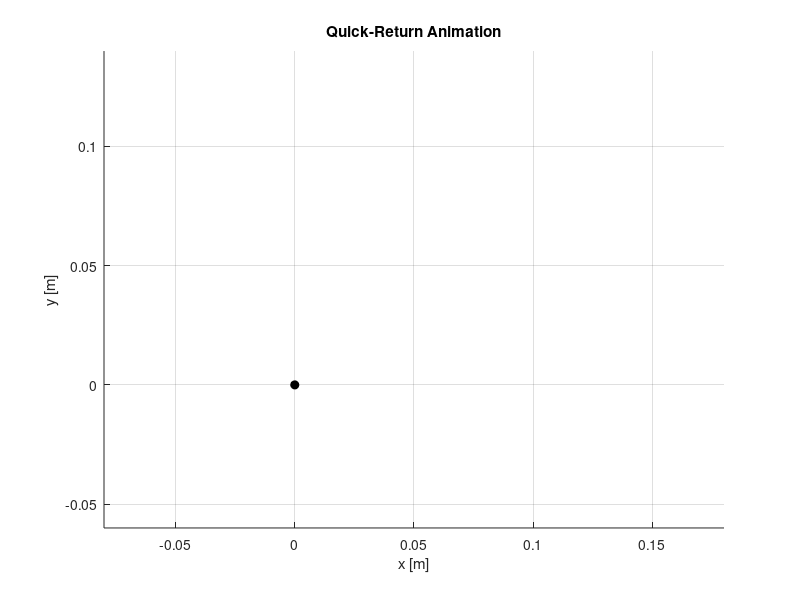

Reproduce this figure in MATLAB. (Note: this script raises an error after producing the figure.)
%% Part II : Symbolic Math for Reciprocating motion 
%            with quick return mechanism + Animation + Graphs

clear; clc; close all;

%% export setting
doVideo = true;         
doGIF   = false;        

videoFile = 'quick_return.avi';
gifFile   = 'quick_return.gif';

%% 1) Geometry
r       = 0.03;      % [m] crank radius  (circle of red pin)
R_scale = 0.025;     % [m/rad] scale for rack displacement (lever angle -> rack x)
L_slot  = 0.14;      % [m] length of yellow lever above pivot

O = [0.00, 0.08];    % crank center
B = [0.00, 0.00];    % FIXED pivot of yellow lever (black pin, on ground)
rack_y = -0.02;      % rack level

N      = 300;                         % number of frames
th_vec = linspace(0, 2*pi, N);        % crank angle

%% 2) Reference angle (theta = 90 deg) for quick-return mapping
theta_top = pi/2;
C_top     = O + r*[cos(theta_top), sin(theta_top)];
phi_top   = atan2(C_top(2)-B(2), C_top(1)-B(1));   % lever angle when crank at top

%% 3) Figure setup (Animation)
figure('Name','Quick-Return Animation','Color','w');
axis equal; hold on; grid on;
xlabel('x [m]'); ylabel('y [m]');
xlim([-0.08 0.18]);
ylim([-0.06 0.14]);
title('Quick-Return Animation');

% graphic objects
h_crank   = plot(NaN,NaN,'Color',[0 0.6 0],'LineWidth',3); % green crank
h_slot    = plot(NaN,NaN,'y-','LineWidth',4);              % yellow lever (slot+gear arm)
h_rack    = plot(NaN,NaN,'Color',[1 0.5 0],'LineWidth',6); % orange rack

h_pinC    = plot(NaN,NaN,'ro','MarkerFaceColor','r');      % red pin
h_pivotB  = plot(B(1),B(2),'ko','MarkerFaceColor','k');    % fixed black pivot

% pathways (history)
C_hist    = nan(N,2);   % red pin path
Tip_hist  = nan(N,2);   % upper yellow tip path
L_hist    = nan(N,2);   % left end of rack path
R_hist    = nan(N,2);   % right end of rack path
Q_hist    = nan(N,2);   % center of rack
phi_hist  = nan(N,1);   % lever angle history
x_rack_hist = nan(N,1); % rack displacement history

h_pathC  = plot(NaN,NaN,'r--','LineWidth',1.5);                  % path of red pin
h_pathY  = plot(NaN,NaN,'y--','LineWidth',1.5);                  % path of yellow tip
h_pathL  = plot(NaN,NaN,'--','Color',[1 0.5 0],'LineWidth',1.2); % path left rack end
h_pathR  = plot(NaN,NaN,'--','Color',[1 0.5 0],'LineWidth',1.2); % path right rack end

rack_len = 0.06;   % half rack length

%% Variable export setting
if doVideo
    vw = VideoWriter(videoFile,'Motion JPEG AVI');  
    vw.FrameRate = 30;
    open(vw);
end

if doGIF && exist(gifFile,'file')
    delete(gifFile);
end

%% 4) Animation loop
for k = 1:N
    theta = th_vec(k);

    %  red pin on green crank 
    C = O + r*[cos(theta), sin(theta)];     % position of red pin

    % lever angle: line from pivot B through C
    phi = atan2(C(2)-B(2), C(1)-B(1));

    %  rack displacement from lever angle (quick-return geometry)
    phi_rel = phi - phi_top;
    x_rack  = R_scale*phi_rel;
    Q       = [x_rack, rack_y];             % rack centre

    Lp = [Q(1) - rack_len, rack_y];         % left end
    Rp = [Q(1) + rack_len, rack_y];         % right end

    %  lower intersection of lever with rack line (gear contact approx.) 
    if abs(sin(phi)) < 1e-6
        H = [B(1), rack_y];
    else
        s_rack = (rack_y - B(2))/sin(phi);  % parameter along lever from pivot
        H      = B + s_rack*[cos(phi), sin(phi)];
    end

    %  upper tip of yellow slot (purely visual) 
    top_slot = B + L_slot*[cos(phi), sin(phi)];

    % store histories (for later graphs)
    C_hist(k,:)      = C;
    Tip_hist(k,:)    = top_slot;
    L_hist(k,:)      = Lp;
    R_hist(k,:)      = Rp;
    Q_hist(k,:)      = Q;
    phi_hist(k)      = phi;
    x_rack_hist(k)   = x_rack;

    %% update drawings
    % crank
    set(h_crank,'XData',[O(1) C(1)], 'YData',[O(2) C(2)]);

    % yellow lever from lower contact H up through pivot B to top_slot
    set(h_slot,'XData',[H(1) B(1) top_slot(1)], ...
               'YData',[H(2) B(2) top_slot(2)]);

    % rack (solid)
    set(h_rack,'XData',[Q(1)-rack_len, Q(1)+rack_len], ...
               'YData',[rack_y rack_y]);

    % markers
    set(h_pinC, 'XData',C(1),'YData',C(2));

    % pathways (dashed)
    set(h_pathC,'XData',C_hist(1:k,1),'YData',C_hist(1:k,2));       % red
    set(h_pathY,'XData',Tip_hist(1:k,1),'YData',Tip_hist(1:k,2));   % yellow tip
    set(h_pathL,'XData',L_hist(1:k,1),'YData',L_hist(1:k,2));       % orange left
    set(h_pathR,'XData',R_hist(1:k,1),'YData',R_hist(1:k,2));       % orange right

    title(sprintf('Quick-Return Animation (\\theta = %.2f rad)',theta));
    drawnow;

    %% QUICK-RETURN TIMING
    if sin(theta) > 0
        pause(0.06);    % Forward - slow
    else
        pause(0.01);    % Return - quick
    end

    %% EXPORT FRAME
    frame = getframe(gcf);  

    if doVideo
        writeVideo(vw, frame);   
    end

    if doGIF
        [im,map] = frame2im(frame);
        [A,cm]   = rgb2ind(im,256);
        if k == 1
            imwrite(A,cm,gifFile,'gif','LoopCount',Inf,'DelayTime',0.03);
        else
            imwrite(A,cm,gifFile,'gif','WriteMode','append','DelayTime',0.03);
        end
    end
end

%% Close video
if doVideo
    close(vw);
end

%% ============================================================
% PART II – GRAPH ANALYSIS (Position / Velocity / Acceleration)

% Assumption crank rotate with constant omega 
omega_an = 10;                       
theta_vec = th_vec;                    
dtheta    = theta_vec(2) - theta_vec(1);
t_vec     = theta_vec / omega_an; 

x_vec = x_rack_hist(:).';             
% ความเร็ว: v = dx/dt = (dx/dθ)*omega
dx_dtheta = gradient(x_vec, dtheta);
v_vec     = dx_dtheta * omega_an;
% ความเร่ง: a = dv/dt = (dv/dθ)*omega
dv_dtheta = gradient(v_vec, dtheta);
a_vec     = dv_dtheta * omega_an;

%% 1) Graph x(θ), v(θ), a(θ)
figure('Name','Rack vs Crank Angle','Color','w');

subplot(3,1,1);
plot(theta_vec, x_vec,'LineWidth',1.5);
xlabel('\theta [rad]');
ylabel('x_{rack}(\theta) [m]');
title('Rack Displacement x(\theta)');
grid on;

subplot(3,1,2);
plot(theta_vec, v_vec,'r','LineWidth',1.5);
xlabel('\theta [rad]');
ylabel('v_{rack}(\theta) [m/s]');
title('Rack Velocity v(\theta)');
grid on;

subplot(3,1,3);
plot(theta_vec, a_vec,'k','LineWidth',1.5);
xlabel('\theta [rad]');
ylabel('a_{rack}(\theta) [m/s^2]');
title('Rack Acceleration a(\theta)');
grid on;

%% 2) Graph x(t), v(t), a(t)
figure('Name','Rack vs Time','Color','w');

subplot(3,1,1);
plot(t_vec, x_vec,'LineWidth',1.5);
xlabel('t [s]');
ylabel('x_{rack}(t) [m]');
title('Rack Displacement x(t)');
grid on;

subplot(3,1,2);
plot(t_vec, v_vec,'r','LineWidth',1.5);
xlabel('t [s]');
ylabel('v_{rack}(t) [m/s]');
title('Rack Velocity v(t)');
grid on;

subplot(3,1,3);
plot(t_vec, a_vec,'k','LineWidth',1.5);
xlabel('t [s]');
ylabel('a_{rack}(t) [m/s^2]');
title('Rack Acceleration a(t)');
grid on;

%% 3) Graph φ(θ)
figure('Name','Lever Angle vs Crank Angle','Color','w');
plot(theta_vec, phi_hist,'g','LineWidth',1.5);
xlabel('\theta [rad]');
ylabel('\phi(\theta) [rad]');
title('Lever Angle \phi vs Crank Angle \theta');
grid on;
